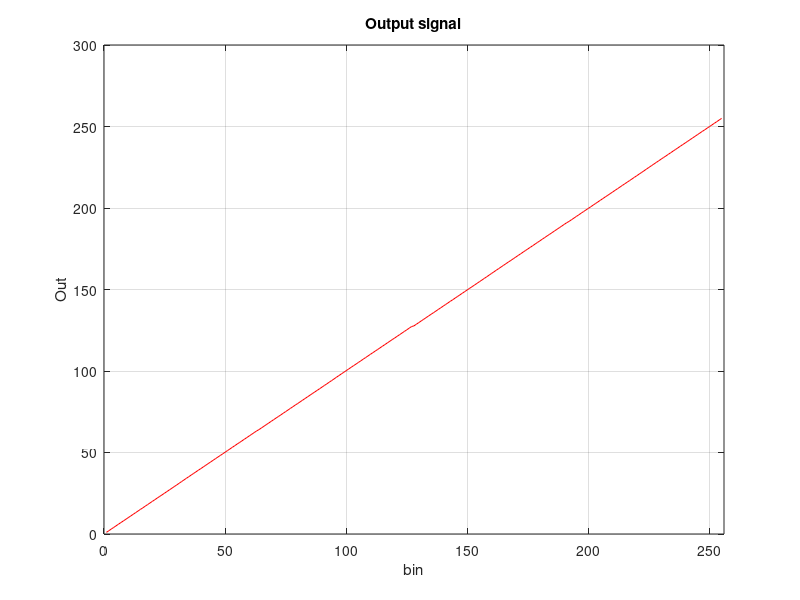
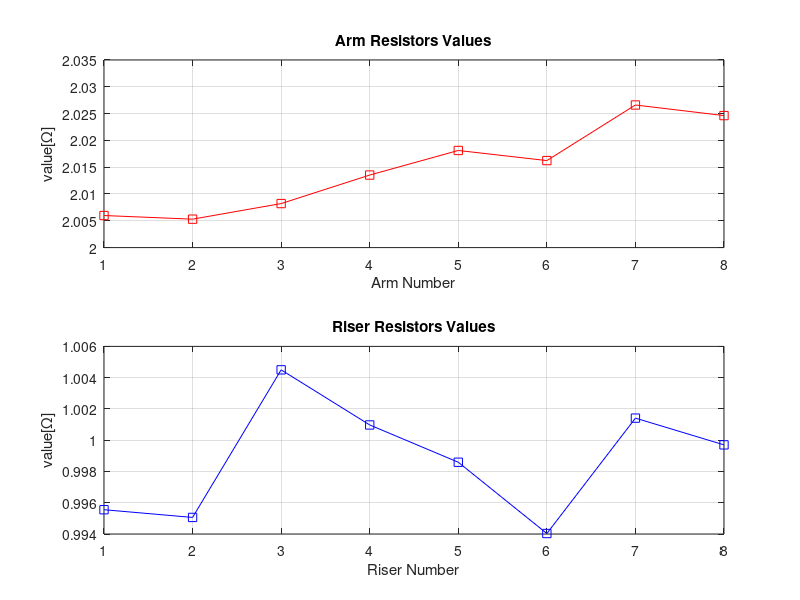
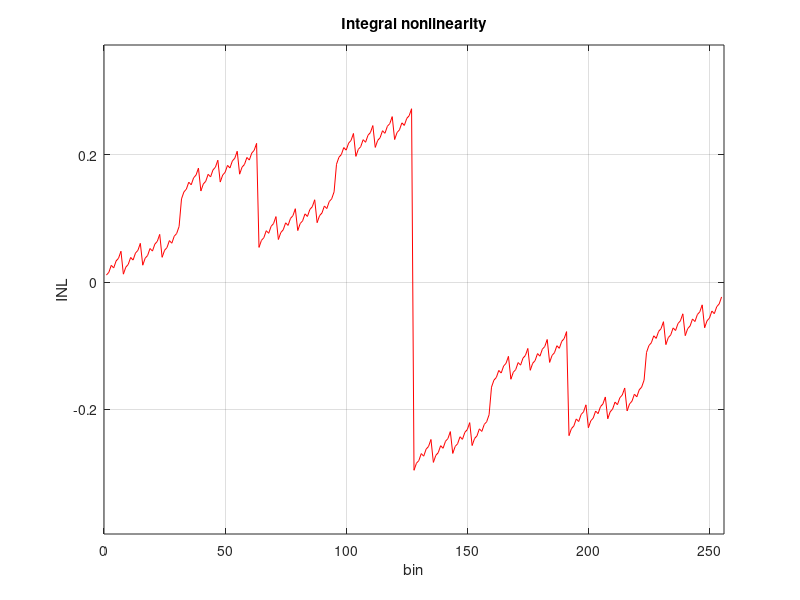

MATLAB code to generate these figures, in order: (Note: this script raises an error after producing the figures.)
%%%%%%%%%%%%%%%%%%%%%%%%%%%%%%%%%%%%%%%%%%%%%%%%%%%%%%%%%%%%%%%%%%%%%%%%%%%
%                              Example 3.4                                %
%%%%%%%%%%%%%%%%%%%%%%%%%%%%%%%%%%%%%%%%%%%%%%%%%%%%%%%%%%%%%%%%%%%%%%%%%%%
%                                                                         %
%                      R-2R Ladder Current-mode                           %
%                                                                         %
%%%%%%%%%%%%%%%%%%%%%%%%%%%%%%%%%%%%%%%%%%%%%%%%%%%%%%%%%%%%%%%%%%%%%%%%%%%

clear all;
n=8;                    % Number of bits
errandom=1/2^n;         % Error random: both arm and riser
errorgradlad=1/2^n;     % Error gradient: arm 
Iref=2^n;               % Reference current
grad=[1:n];

echo on;

%                      VALORI SIMULAZIONE                                 %

echo off;

%-------------------------------------------------------------------------%
%                                                                         %
%                           Ladder Resistors                              %
%                                                                         %
%-------------------------------------------------------------------------%

Ra=2*ones(1,n)+errandom*random('normal',0,1,1,n)+(grad-1)*errorgradlad;

                      %-----------------------------%
% Ra(1)=2+2/2^n         % To set one value or Ra change number and index
                      %-----------------------------%

Rr=ones(1,n)+errandom*random('normal',0,1,1,n)

                      %-----------------------------%
% Rr(2)=1+2/2^n          % To set one value or Rr change number and index
                      %-----------------------------%
                      
Rt=2;                   % Termination resistance

%-------------------------------------------------------------------------%
%                                                                         %
%                Resistances at the right side of node i-th               %
%                                                                         %
%-------------------------------------------------------------------------%

RR=ones(1,n);
RR(n)=Rt;
for i=1:n-1,
    k=n-i;
    R1=RR(k+1);
    R2=Ra(k+1);
    RR(k)=R1*R2/(R1+R2)+Rr(k);
end
RR

%-------------------------------------------------------------------------%
%                                                                         %
%                         Current on the i-th arm                         %
%                                                                         %
%-------------------------------------------------------------------------%

Iin=Iref;
for i=1:n,
    Ia(i)=Iin*RR(i)/(RR(i)+Ra(i));
    Iin=Iin-Ia(i);
end

Ia

%-------------------------------------------------------------------------%
%                                                                         %
%             Output current for a given decimal input xin                %
%                                                                         %
%-------------------------------------------------------------------------%

for k=1:2^n-1;
    xin=k;                          %ramp at the input
    xbin=dec2bin(xin,n);
ID=0;
for i=1:n,
    ID=ID+bin2dec(xbin(i))*Ia(i);
end
IDAC(k)=ID;                         %output voltage
Iid(k)=xin/2^n*Iref;                %ideal response
err(k)=(IDAC(k)-Iid(k))/Iref*2^n;   % INL
end

%--------------------------------Graphics---------------------------------%
%                                                                         %
%     figure(1) --> Output Voltage                                        %
%     figure(2) --> Figure 3.22 page 104                                  %
%     figure(3) --> Figure 3.23 page 105                                  %
%     figure(4) --> Figure 3.24 page 105                                  %
%                                                                         %
%-------------------------------------------------------------------------%

figure(1);
clf;
plot(IDAC,'r');
grid on;
title('Output signal')
xlabel('bin')
ylabel('Out')
xlim([0 2^n]);

figure(2);
clf;
subplot(2,1,1);
plot(grad,Ra,'rs-');
xlabel('Arm Number');
ylabel('value[\Omega]');
title('Arm Resistors Values');
grid on;
subplot(2,1,2);
plot(grad,Rr,'bs-');
xlabel('Riser Number');
ylabel('value[\Omega]');
title('Riser Resistors Values');
grid on;

figure(3);
clf;
plot(err,'r');
grid on;
title('Integral nonlinearity')
xlabel('bin')
ylabel('INL')
axis([0 2^n min(err)-0.1 max(err)+0.1]);

%-------------------------------------------------------------------------%
%                                                                         %
%               Output current for an input sinewave                      %
%                                                                         %
%-------------------------------------------------------------------------%

N=2^12;
Ntransient=12;         
Ntot=N+Ntransient;
nper=31;
Fs=1;
Fin=nper*Fs/N;                   % Input signal frequency (Fin = nper*Fs/N)
f=Fin/Fs;                        % Normalized signal frequency
bw=Fs/2;
Amp_dB=-0.1;                     % Amplitude in dB
Ampl=10^(Amp_dB/20)*Iref/2;      % Input signal amplitude

finrad=Fin*2*pi;
for k=1:Ntot,
    xin=Ampl*sin(finrad*(k-1))+Iref/2;  % Unipolar range
    xbin=dec2bin(xin,n);
ID=0;
for i=1:n,
    ID=ID+bin2dec(xbin(i))*Ia(i);
end
y(k)=ID;                  
end
y=y-mean(y);                          % Output with zero average
w=hann(N);
f=Fin/Fs;                             % Normalized signal frequency
fB=N*(bw/Fs);                         % Base-band frequency bins
[snr,ptot]=calcSNR(y(1:N),f,fB,w',N);
ptot=ptot-max(ptot);                  % Normalize total spectrum

figure(4);
clf;
plot(linspace(0,Fs/8,N/8), ptot(1:N/8), 'r');
grid on;
title('PSD of the Output')
xlabel('Frequency [Hz]')
ylabel('PSD [dB]')
axis([0 Fs/8 -120 0]);
text(f*3,ptot((f*N)*3+1),sprintf('\\bf%3.1f dB',ptot((f*N)*3)+1),'Fontsize'...
    ,8,'HorizontalAlignment','center');
text(f*5,ptot((f*N)*5+1),sprintf('\\bf%3.1f dB',ptot((f*N)*5)+1),'Fontsize'...
    ,8,'HorizontalAlignment','center');
text(f*7,ptot((f*N)*7+1),sprintf('\\bf%3.1f dB',ptot((f*N)*7)+1),'Fontsize'...
    ,8,'HorizontalAlignment','center');
text(Fs/16,-30,sprintf('\\bfSNR = %3.2f dB',snr),'Fontsize'...
    ,12,'HorizontalAlignment','center');  
    
    



